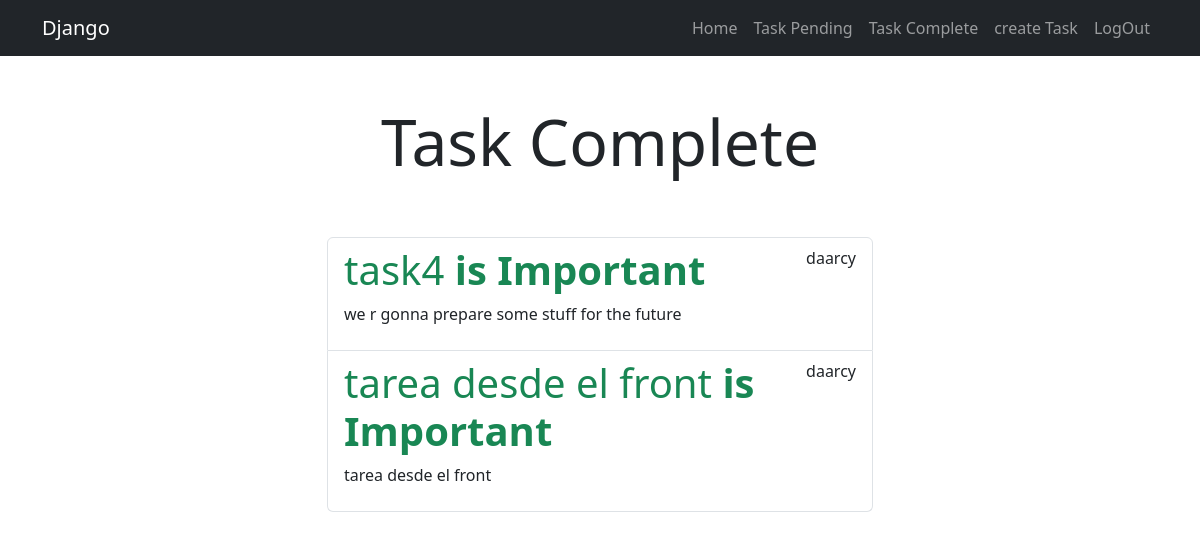
The page /taskComplete/ (signed in) on the database as committed earlier.
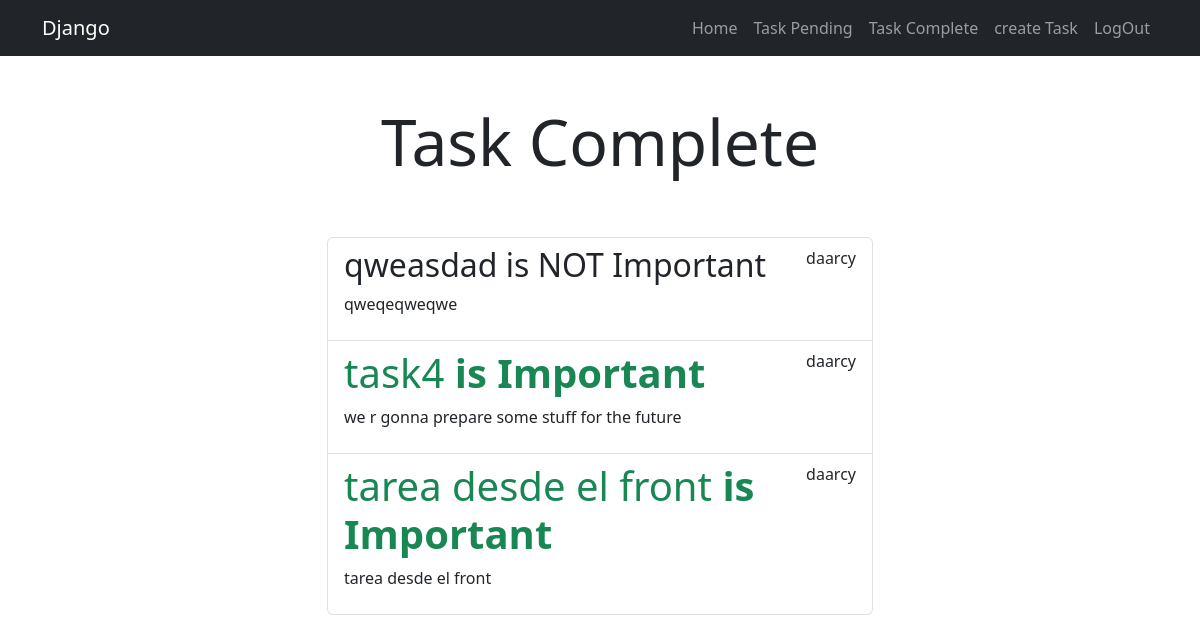
The same page on the database as committed later.
### task/models.py (models this page shows, shortened)
class Task(models.Model):
    title = models.CharField(max_length=200)
    description = models.TextField(blank=True)
    created = models.DateTimeField(auto_now_add=True)
    dateCompleted = models.DateTimeField(null=True, blank=True)
    important = models.BooleanField(default=False)
    user = models.ForeignKey(User, on_delete=models.CASCADE)

### task/views.py (the view)
# urls.py: path("taskComplete/", views.taskComplete, name="taskComplete"),
@login_required
def taskComplete(request):
    task = Task.objects.filter(user=request.user, dateCompleted__isnull=False).order_by('-dateCompleted')
    return render(request, "taskComplete.html",{
        "tasks" : task
    })

### task/templates/taskComplete.html
{% extends 'base.html' %}
{% block content %}
<main class="container">
    <div class="row">
        <div class="col-md-6 offset-md-3">
            <h1 class="text-center display-3 py-5">Task Complete</h1>
            <ul class="list-group">
                {% for task in tasks %}
                    <a href="{% url 'taskDetail' task.id %}" class="list-group-item">
                        <header class="d-flex justify-content-between">
                            {%if task.important%}
                                <h1 class="text-success">{{task.title}} <span class="fw-bold">is Important </span></h1>
                            {%else%}
                                <h2>{{task.title}} is NOT   Important</h2>
                            {% endif %}
                            <p>{{task.user.username}}</p>
                        </header>
                            <p>{{task.description}}</p>
                    </a>
                {% endfor %}
            </ul>
        </div>
    </div>
</main>
{% endblock content %}

Rows that differ between the two databases and show on the page:
added Task: title "qweasdad", user.username "daarcy", description "qweqeqweqwe"
